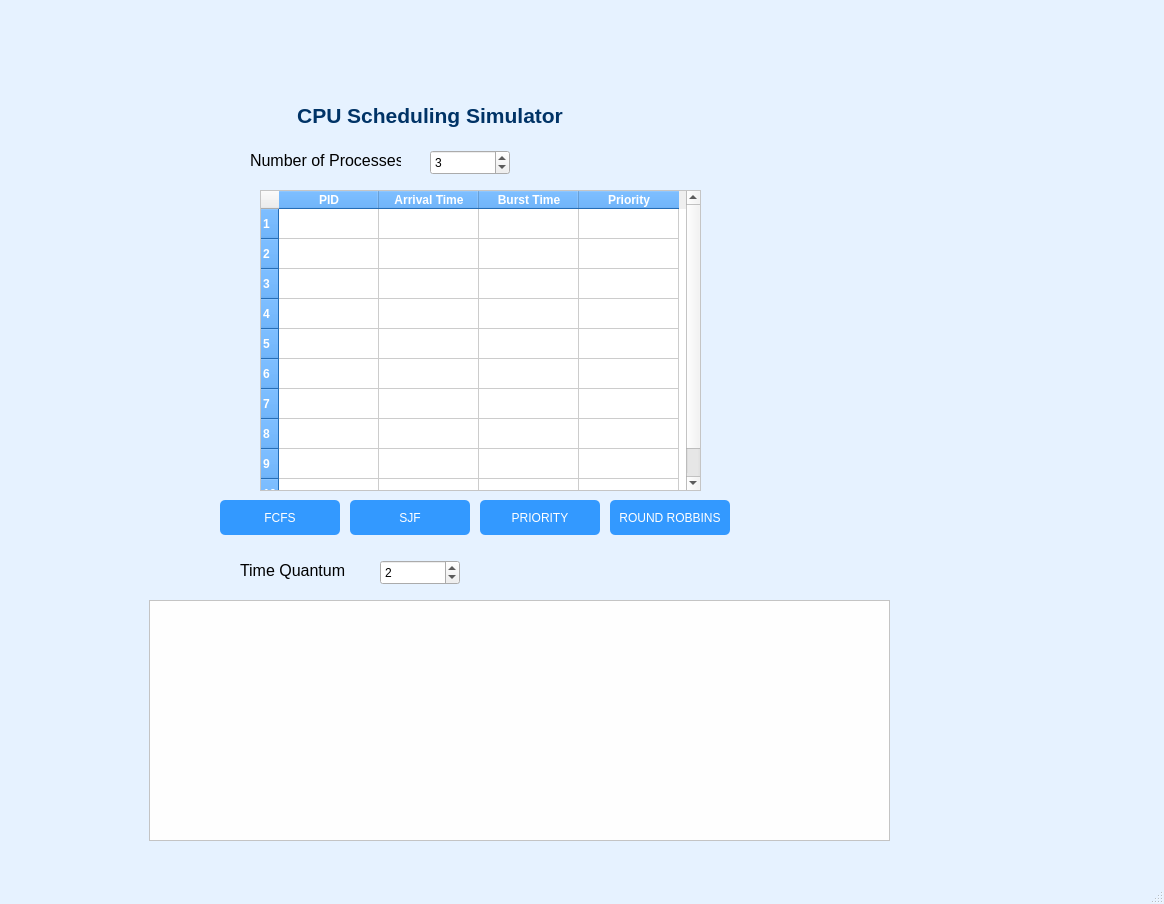
<?xml version="1.0" encoding="UTF-8"?>
<ui version="4.0">
 <class>mainwindow</class>
 <widget class="QMainWindow" name="mainwindow">
  <property name="geometry">
   <rect>
    <x>0</x>
    <y>0</y>
    <width>1164</width>
    <height>904</height>
   </rect>
  </property>
  <property name="windowTitle">
   <string>CpuSchedulingSimulator</string>
  </property>
  <property name="styleSheet">
   <string notr="true">QMainWindow {
    background-color: #e6f2ff;  /* light blue */
}</string>
  </property>
  <widget class="QWidget" name="centralwidget">
   <widget class="QLabel" name="titleLabel">
    <property name="geometry">
     <rect>
      <x>80</x>
      <y>90</y>
      <width>700</width>
      <height>50</height>
     </rect>
    </property>
    <property name="font">
     <font>
      <pointsize>16</pointsize>
      <bold>true</bold>
     </font>
    </property>
    <property name="styleSheet">
     <string notr="true">color: #003366;       /* dark blue text */
font-weight: bold;    /* bold text */
font-size: 16pt;      /* bigger font */</string>
    </property>
    <property name="text">
     <string>CPU Scheduling Simulator</string>
    </property>
    <property name="alignment">
     <set>Qt::AlignCenter</set>
    </property>
   </widget>
   <widget class="QSpinBox" name="processSpin">
    <property name="geometry">
     <rect>
      <x>430</x>
      <y>150</y>
      <width>80</width>
      <height>25</height>
     </rect>
    </property>
    <property name="minimum">
     <number>1</number>
    </property>
    <property name="maximum">
     <number>10</number>
    </property>
    <property name="value">
     <number>3</number>
    </property>
   </widget>
   <widget class="QLabel" name="processLabel">
    <property name="geometry">
     <rect>
      <x>250</x>
      <y>150</y>
      <width>151</width>
      <height>21</height>
     </rect>
    </property>
    <property name="font">
     <font>
      <pointsize>12</pointsize>
      <bold>false</bold>
     </font>
    </property>
    <property name="styleSheet">
     <string notr="true">color: #000000;
font-size: 12pt;
</string>
    </property>
    <property name="text">
     <string>Number of Processes</string>
    </property>
   </widget>
   <widget class="QTableWidget" name="processTable">
    <property name="geometry">
     <rect>
      <x>260</x>
      <y>190</y>
      <width>441</width>
      <height>301</height>
     </rect>
    </property>
    <property name="styleSheet">
     <string notr="true">QTableWidget {
    background-color: #ffffff;   /* white table cells */
    gridline-color: #cccccc;     /* gray grid lines */
}
QHeaderView::section {
    background-color: #3399ff;   /* header blue */
    color: white;
    font-weight: bold;
}</string>
    </property>
    <property name="rowCount">
     <number>10</number>
    </property>
    <property name="columnCount">
     <number>4</number>
    </property>
    <row/>
    <row/>
    <row/>
    <row/>
    <row/>
    <row/>
    <row/>
    <row/>
    <row/>
    <row/>
    <column>
     <property name="text">
      <string>PID</string>
     </property>
    </column>
    <column>
     <property name="text">
      <string>Arrival Time</string>
     </property>
    </column>
    <column>
     <property name="text">
      <string>Burst Time</string>
     </property>
    </column>
    <column>
     <property name="text">
      <string>Priority</string>
     </property>
    </column>
   </widget>
   <widget class="QPushButton" name="fcfsButton">
    <property name="geometry">
     <rect>
      <x>220</x>
      <y>500</y>
      <width>120</width>
      <height>35</height>
     </rect>
    </property>
    <property name="styleSheet">
     <string notr="true">QPushButton {
    background-color: #3399ff;
    color: white;
    border-radius: 5px;
}
QPushButton:hover {
    background-color: #66b3ff;
}</string>
    </property>
    <property name="text">
     <string>FCFS</string>
    </property>
   </widget>
   <widget class="QPushButton" name="sjfButton">
    <property name="geometry">
     <rect>
      <x>350</x>
      <y>500</y>
      <width>120</width>
      <height>35</height>
     </rect>
    </property>
    <property name="styleSheet">
     <string notr="true">QPushButton {
    background-color: #3399ff;
    color: white;
    border-radius: 5px;
}
QPushButton:hover {
    background-color: #66b3ff;
}
</string>
    </property>
    <property name="text">
     <string>SJF</string>
    </property>
   </widget>
   <widget class="QPushButton" name="priorityButton">
    <property name="geometry">
     <rect>
      <x>480</x>
      <y>500</y>
      <width>120</width>
      <height>35</height>
     </rect>
    </property>
    <property name="styleSheet">
     <string notr="true">QPushButton {
    background-color: #3399ff;
    color: white;
    border-radius: 5px;
}
QPushButton:hover {
    background-color: #66b3ff;
}</string>
    </property>
    <property name="text">
     <string>PRIORITY</string>
    </property>
   </widget>
   <widget class="QPushButton" name="rrButton">
    <property name="geometry">
     <rect>
      <x>610</x>
      <y>500</y>
      <width>120</width>
      <height>35</height>
     </rect>
    </property>
    <property name="styleSheet">
     <string notr="true">QPushButton {
    background-color: #3399ff;
    color: white;
    border-radius: 5px;
}
QPushButton:hover {
    background-color: #66b3ff;
}</string>
    </property>
    <property name="text">
     <string>ROUND ROBBINS</string>
    </property>
   </widget>
   <widget class="QLabel" name="tqLabel">
    <property name="geometry">
     <rect>
      <x>240</x>
      <y>560</y>
      <width>121</width>
      <height>21</height>
     </rect>
    </property>
    <property name="styleSheet">
     <string notr="true">color: #000000;
font-size: 12pt;</string>
    </property>
    <property name="text">
     <string>Time Quantum</string>
    </property>
   </widget>
   <widget class="QSpinBox" name="timeQuantumSpin">
    <property name="geometry">
     <rect>
      <x>380</x>
      <y>560</y>
      <width>80</width>
      <height>25</height>
     </rect>
    </property>
    <property name="minimum">
     <number>1</number>
    </property>
    <property name="maximum">
     <number>20</number>
    </property>
    <property name="value">
     <number>2</number>
    </property>
   </widget>
   <widget class="QTextEdit" name="resultText">
    <property name="geometry">
     <rect>
      <x>149</x>
      <y>600</y>
      <width>741</width>
      <height>241</height>
     </rect>
    </property>
    <property name="styleSheet">
     <string notr="true">QTextEdit {
    background-color: #fefefe;
    color: #003366;
    font-family: Consolas;  
    font-size: 10pt;
}</string>
    </property>
    <property name="readOnly">
     <bool>true</bool>
    </property>
   </widget>
  </widget>
  <widget class="QMenuBar" name="menubar">
   <property name="geometry">
    <rect>
     <x>0</x>
     <y>0</y>
     <width>1164</width>
     <height>19</height>
    </rect>
   </property>
  </widget>
  <widget class="QStatusBar" name="statusbar"/>
 </widget>
 <resources/>
 <connections/>
</ui>
